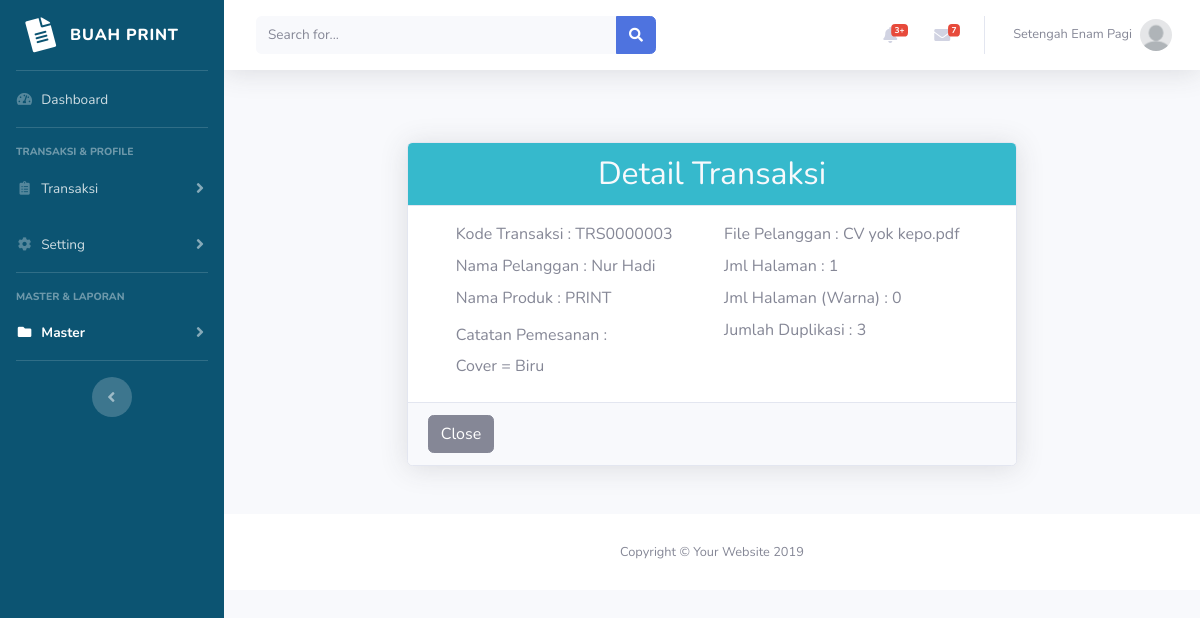
The app's page /admin/master_antrianInfo.php?id_transaksi=TRS0000003 (signed in) with its own data.
### tables this page shows
CREATE TABLE `mitra` (
  `ID_MITRA` char(10) NOT NULL,
  `NAMA_MITRA` varchar(40) NOT NULL,
  `EMAIL_MITRA` varchar(100) NOT NULL,
  `NO_HP_MITRA` varchar(13) NOT NULL,
  `TELEPHONE_MITRA` varchar(13) NOT NULL,
  `ALAMAT_MITRA` text NOT NULL,
  `FOTO_PROFILE` varchar(200) NOT NULL,
  `COVER` varchar(200) NOT NULL,
  `STATUS_MITRA` int(11) NOT NULL,
  `SALDO_MITRA` int(11) NOT NULL,
  `LOCATION_MITRA` text,
  `USERNAME_MITRA` varchar(50) NOT NULL,
  `PASSWORD_MITRA` varchar(32) NOT NULL
);

CREATE TABLE `transaksi` (
  `ID_TRANSAKSI` varchar(10) NOT NULL,
  `ID_METODE` varchar(10) NOT NULL,
  `ID_USER` char(10) NOT NULL,
  `ID_MITRA` char(10) DEFAULT NULL,
  `TGL_TRANSAKSI` datetime NOT NULL,
  `TOTAL_TRANSAKSI` int(10) NOT NULL,
  `STATUS_TRANSAKSI` int(11) NOT NULL
);

CREATE TABLE `user` (
  `ID_USER` char(10) NOT NULL,
  `NAMA_USER` varchar(40) NOT NULL,
  `STATUS_USER` int(1) NOT NULL DEFAULT '1',
  `SALDO_USER` int(11) NOT NULL,
  `FOTO_IDENTITAS` varchar(200) DEFAULT NULL,
  `EMAIL_USER` varchar(100) NOT NULL,
  `NO_HP_USER` varchar(13) NOT NULL,
  `ALAMAT_USER` text NOT NULL,
  `USERNAME_USER` varchar(50) NOT NULL,
  `PASSWORD_USER` varchar(32) NOT NULL
);

CREATE TABLE `produk` (
  `ID_PRODUK` varchar(10) NOT NULL,
  `ID_UKURAN` varchar(10) NOT NULL,
  `ID_HALAMAN` varchar(10) NOT NULL,
  `ID_WARNA` varchar(10) NOT NULL,
  `NAMA_PRODUK` varchar(40) NOT NULL
);

CREATE TABLE `detail_pemesanan` (
  `ID_TRANSAKSI` varchar(10) NOT NULL,
  `ID_PRODUK` varchar(10) NOT NULL,
  `SUB_TOTAL` int(11) NOT NULL,
  `FILE_PRODUK` varchar(200) NOT NULL,
  `JML_HAL_PRODUK` int(10) NOT NULL,
  `JML_DUPLICATE_PRODUK` int(10) NOT NULL,
  `JML_WARNA_PRODUK` int(10) NOT NULL,
  `CATATAN_PRODUK` text NOT NULL
);

### admin/master_antrianInfo.php (the view, shortened to what this page needs)
<?php
   include 'includes/config.php';
   include 'includes/header.php';
   if (isset($_GET['id_transaksi'])) {
       $id_transaksi = $_GET['id_transaksi'];
       $result_trs = mysqli_query($con, "SELECT transaksi.ID_TRANSAKSI, user.NAMA_USER, produk.NAMA_PRODUK,
   detail_pemesanan.SUB_TOTAL, detail_pemesanan.FILE_PRODUK, detail_pemesanan.JML_HAL_PRODUK,
   detail_pemesanan.JML_DUPLICATE_PRODUK, detail_pemesanan.JML_WARNA_PRODUK, detail_pemesanan.CATATAN_PRODUK
   FROM detail_pemesanan, transaksi, produk, user
   WHERE detail_pemesanan.ID_TRANSAKSI = transaksi.ID_TRANSAKSI
   AND transaksi.ID_USER = user.ID_USER
   AND detail_pemesanan.ID_PRODUK = produk.ID_PRODUK");
       $data_trs = mysqli_fetch_assoc($result_trs);
       $id_transaksi = $data_trs['ID_TRANSAKSI'];
       $nama_user = $data_trs['NAMA_USER'];
       $nama_produk = $data_trs['NAMA_PRODUK'];
       $file_produk = $data_trs['FILE_PRODUK'];
       $jml_hal_produk = $data_trs['JML_HAL_PRODUK'];
       $jml_duplicate_produk = $data_trs['JML_DUPLICATE_PRODUK'];
       $jml_warna_produk = $data_trs['JML_WARNA_PRODUK'];
       $catatan_produk = $data_trs['CATATAN_PRODUK'];
   }
   ?>
<div class="container-fluid">
    <div class="row justify-content-center">
        <div class="col-lg-8">
            <div class="card my-5 shadow">
                <div class="card-header text-center text-light bg-info">
                    <h2 class="mb-0">Detail Transaksi</h2>
                </div>
                <div class="card-body px-5 py-3">
                    <div class="row">
                        <div class="col-lg-6">
                            <h6 class="d-inline sm">Kode Transaksi : </h6>
                            <label><?= $id_transaksi ?></label><br>
                            <h6 class="d-inline">Nama Pelanggan : </h6>
                            <label><?= $nama_user ?></label><br>
                            <h6 class="d-inline">Nama Produk : </h6>
                            <label class="font-wight-bold"><?= $nama_produk ?></label><br>
                            <h6 class="mt-2">Catatan Pemesanan :</h6>
                            <label><?= $catatan_produk ?></label>
                        </div>
                        <div class="col-lg-6">
                            <h6 class="d-inline">File Pelanggan : </h6>
                            <label><?= $file_produk ?></label><br>
                            <h6 class="d-inline">Jml Halaman :</h6>
                            <label><?= $jml_hal_produk ?></label></br>
                            <h6 class="d-inline">Jml Halaman (Warna) :</h6>
                            <label><?= $jml_warna_produk ?></label></br>
                            <h6 class="d-inline">Jumlah Duplikasi : </h6>
                            <label><?= $jml_duplicate_produk ?></label><br>
                        </div>
                    </div>
                </div>
                <div class="card-footer">
                    <a href="master_antrian.php" class="btn btn-secondary" data-dismiss="modal">Close</a>
                </div>
            </div>
        </div>
    </div>
</div>
<?php
   require 'includes/footer.php';
   ?>

### admin/includes/header.php (shortened to what this page needs)
<?php
if (isset($_SESSION['admin_login'])) {
  $username = $_SESSION['username'];
  $data = mysqli_query($con, "SELECT * FROM mitra WHERE USERNAME_MITRA = '$username'");
  $data_admin = mysqli_fetch_assoc($data);
  $nama_admin = $data_admin['NAMA_MITRA'];
  $profil_admin = $data_admin['FOTO_PROFILE'];
}
?>
<!DOCTYPE html>
<html lang="en">
<head>
  <link href="vendor/fontawesome-free/css/all.min.css" rel="stylesheet" type="text/css">
  <link href="css/sb-admin-2.min.css" rel="stylesheet">
  <link rel="stylesheet" href="css/sb-admin-2.css">
  <link href="vendor/datatables/dataTables.bootstrap4.min.css" rel="stylesheet">
</head>
<body id="page-top">
  <div id="wrapper">
    <?php
    require 'sidebar.php';
    ?>
    <div id="content-wrapper" class="d-flex flex-column">
      <div id="content">
        <nav class="navbar navbar-expand navbar-light bg-white topbar mb-4 static-top shadow">
          <?php
          if (isset($_SESSION['admin_login'])) {
            ?>
            <form class="d-none d-sm-inline-block form-inline mr-auto ml-md-3 my-2 my-md-0 mw-100 navbar-search">
              <div class="input-group">
                <input type="text" class="form-control bg-light border-0 small" placeholder="Search for..." aria-label="Search" aria-describedby="basic-addon2">
                <div class="input-group-append">
                  <button class="btn btn-primary" type="button">
                    <i class="fas fa-search fa-sm"></i>
                  </button>
                </div>
              </div>
            </form>
            <ul class="navbar-nav ml-auto">
              <li class="nav-item dropdown no-arrow mx-1">
                <a class="nav-link dropdown-toggle" href="#" id="alertsDropdown" role="button" data-toggle="dropdown" aria-haspopup="true" aria-expanded="false">
                  <i class="fas fa-bell fa-fw"></i>
                  <span class="badge badge-danger badge-counter">3+</span>
                </a>
              </li>
              <li class="nav-item dropdown no-arrow mx-1">
                <a class="nav-link dropdown-toggle" href="#" id="messagesDropdown" role="button" data-toggle="dropdown" aria-haspopup="true" aria-expanded="false">
                  <i class="fas fa-envelope fa-fw"></i>
                  <span class="badge badge-danger badge-counter">7</span>
                </a>
              </li>
              <li class="nav-item dropdown no-arrow">
                <a class="nav-link dropdown-toggle" href="#" id="userDropdown" role="button" data-toggle="dropdown" aria-haspopup="true" aria-expanded="false">
                  <span class="mr-2 d-none d-lg-inline text-gray-600 small"><?= $nama_admin ?></span>
                  <img class="img-profile rounded-circle" src="img/profil/<?= $profil_admin ?>">
                </a>
              </li>
              <?php } ?>
              </ul>
        </nav>

### records on screen
mitra: NAMA_MITRA "Setengah Enam Pagi", FOTO_PROFILE (picture)
transaksi: ID_TRANSAKSI "TRS0000003"
user: NAMA_USER "Nur Hadi"
produk: NAMA_PRODUK "PRINT"
detail_pemesanan: CATATAN_PRODUK "Cover = Biru", FILE_PRODUK "CV yok kepo.pdf", JML_HAL_PRODUK "1", JML_WARNA_PRODUK "0", JML_DUPLICATE_PRODUK "3"
